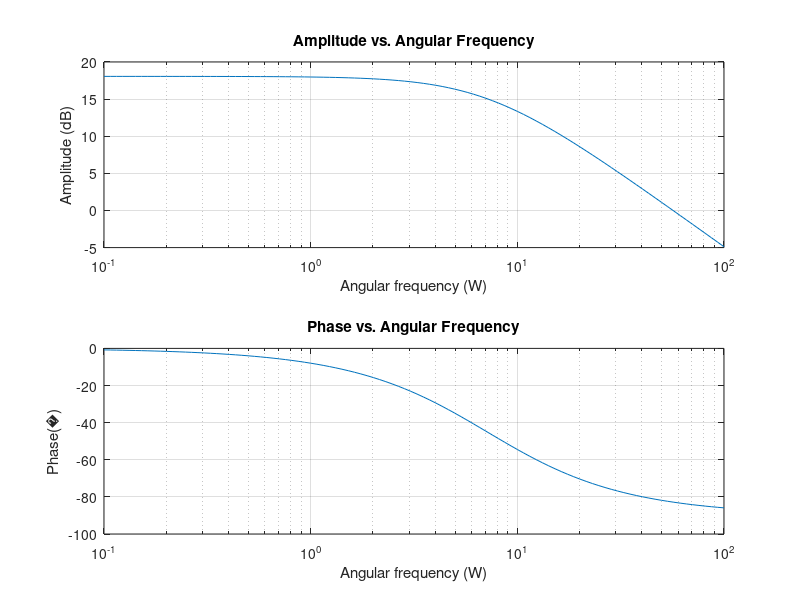
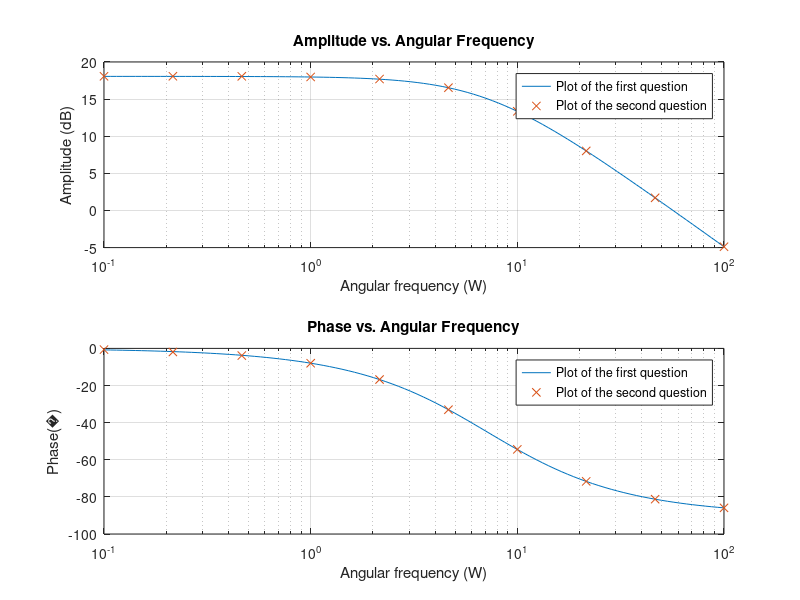

Source code (MATLAB) for these figures, in order:
%Question 1
w = logspace(-1,2,100);
for k = 1:100
s = 1i * w(k);
G(k) = 8 / (0.14*s+1);
end
figure(1)
subplot(2,1,1)
semilogx(w,20*log10(abs(G)));
grid on
title('Amplitude vs. Angular Frequency');
ylabel('Amplitude (dB)');
xlabel('Angular frequency (W)');
subplot(2,1,2)
semilogx(w,angle(G)*180/pi);
grid on
title('Phase vs. Angular Frequency');
ylabel(['Phase(',char(176),')']);
xlabel('Angular frequency (W)');
%Question 2
t = 0:0.01:100;
Amplitude_detect = zeros(10, 1);
Phase_detect = zeros(10, 1);
cos_freq = logspace(-1,2,10);
for n=1:10
x = cos(t*cos_freq(n)); %create the input cosine signal
y=(cos(-atan(0.14*cos_freq(n)/1)+cos_freq(n).*t)*8/sqrt((0.14*cos_freq(n))^2+1^2));
X_s = fft(x); %take the laplace transform of the input
[x_max,max_x_loc] = max(abs(X_s));
Y_s = fft(y); %take the laplace transform of the output
[y_max,max_y_loc] = max(abs(Y_s));
Phase_detect(n) = angle(Y_s(max_y_loc))-angle(X_s(max_x_loc));
Amplitude_detect(n) = y_max/x_max;
end
figure(2)
subplot(2,1,1)
semilogx(w,20*log10(abs(G)));
hold on;
semilogx(cos_freq,20*log10(Amplitude_detect),'x');
title('Amplitude vs. Angular Frequency');
ylabel('Amplitude (dB)');
xlabel('Angular frequency (W)');
legend('Plot of the first question',"Plot of the second question");
grid on;
hold off;
subplot(2,1,2)
semilogx(w,angle(G)*180/pi);
hold on;
semilogx(cos_freq,Phase_detect*180/pi,'x');
title('Phase vs. Angular Frequency');
ylabel(['Phase(',char(176),')']);
xlabel('Angular frequency (W)');
legend('Plot of the first question',"Plot of the second question");
grid on;
hold off;